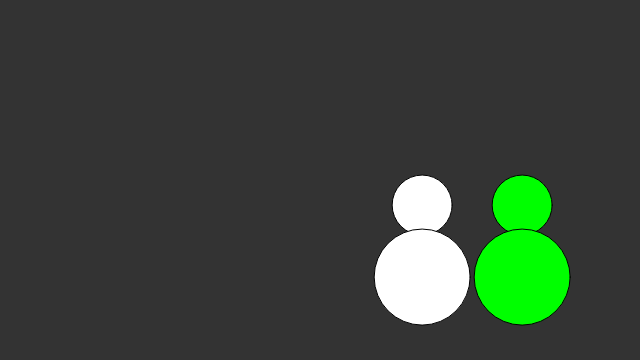
Frame 1 (no input)
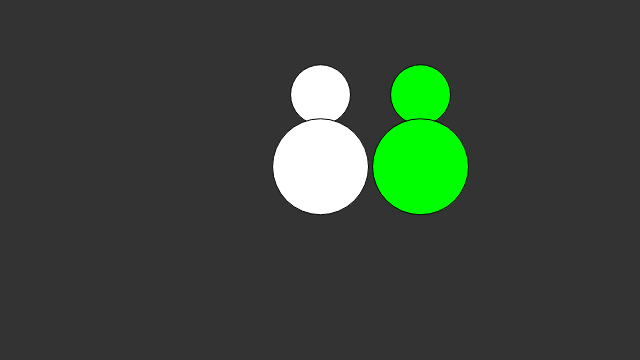
Frame 60 (no input)
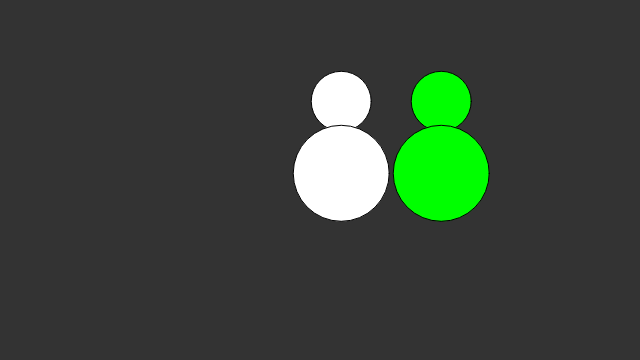
Frame 120 (the mouse pressed at the canvas centre since frame 60)

The p5.js sketch that drew these frames (run headless with seeded random() and noise() and a simulated clock; from frame 60 on, the mouse is pressed at the canvas centre):

// p5.js sketch
// ── sketch.js
// Daniel Shiffman
// https://www.kadenze.com/courses/the-nature-of-code
// http://natureofcode.com/
// Session 1: Random Walker

var w;

function setup() {
  createCanvas(640, 360);
  // Make a Walker object
  w = new Walker();
}

function draw() {
  background(51);
  // Update and display object
  w.update();
  w.display();
}

function Walker() {

  // Start Walker in center
  this.pos = createVector(width / 2, height / 2);
  x0 = width / 2;
  y0 = height / 2;
  n =0;
  //vel;
  this.update = function() {
    // Move Walker randomly
//    m = Math.abs(this.pos.x - width / 2）；
//    n = Math.abs(this.pos.y - height / 2）；

    if (n % 2 == 0){
//   if (n == 0){
      vel = createVector(random(-5, 5)+100 , random(-5, 5)+100);
}    else{
      vel = createVector(random(-5, 5)-100 , random(-5, 5)-100);
}
//    vel = createVector(random(-m, m) , random(-n, n));
//    vel = createVector(random(-5, 5) , random(-5, 5));
//      var vel = createVector(random(- this.pos.x + x0, this.pos.x - x0), random(- this.pos.y + y0, this.pos.y - y0));
    this.pos.add(vel);
    n = n + 1;
  }

  this.display = function() {
    // Draw Walker as circle
    fill(255);
    ellipse(this.pos.x, this.pos.y-72, 60, 60);
    ellipse(this.pos.x, this.pos.y, 96, 96);
    fill(0,255,0);
    ellipse(this.pos.x + 100, this.pos.y-72, 60, 60);
    ellipse(this.pos.x + 100, this.pos.y, 96, 96);
  }
}
